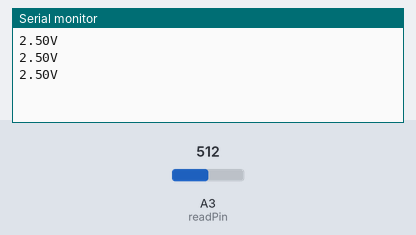
Bench run of a sketch on a simulated Arduino Uno, built with avr-gcc and run on an emulated ATmega328P. Shown: the last lines printed to the serial monitor. The inputs (shaded band) are chosen by the test bench; at power-on: A3 (readPin) = 512.

Above: at 1.3 s.
1.4 s: A3 (readPin) set to 716
At 1.9 s:
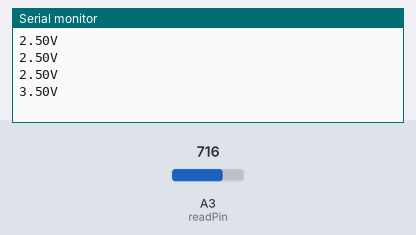
2.9 s: A3 (readPin) set to 900
At 3.4 s:
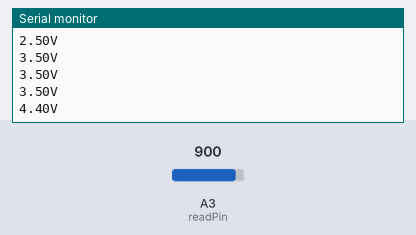
Timing chart, 0 to 5.9 s (numbered marks = the images above; inputs shaded):
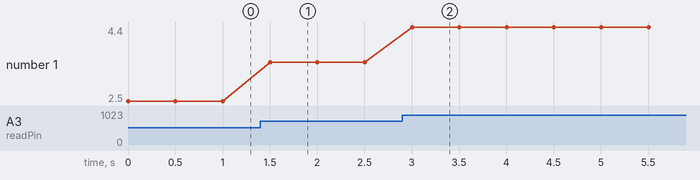

The sketch:

lesson_10_session.ino
```cpp
int readPin = A3;
float readVoltage = 0;
int readTimer = 500;

void setup() {
    pinMode(readPin, INPUT);
    Serial.begin(9600);
}

void loop() {
    readVoltage = analogRead(readPin) * 5. / 1023.;
    Serial.println(String(readVoltage) + "V");
    delay(readTimer);
}
```

Measured:
- after the input at 1.4 s, the serial monitor: prints a new line after 0.10 s (image 1)
- after the input at 2.9 s, the serial monitor: prints a new line after 0.10 s (image 2)
- plotted number 1: 2.5 → 3.5 after the input at 1.4 s, 3.5 → 4.4 after the input at 2.9 s
